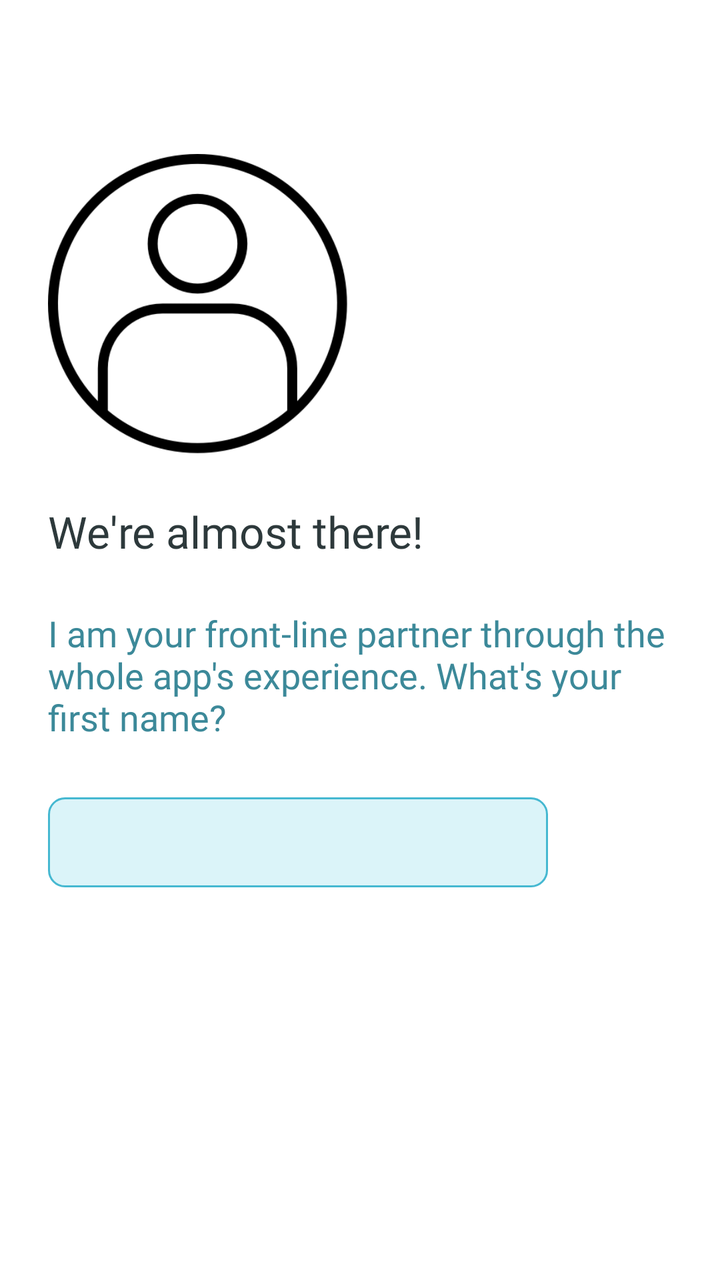
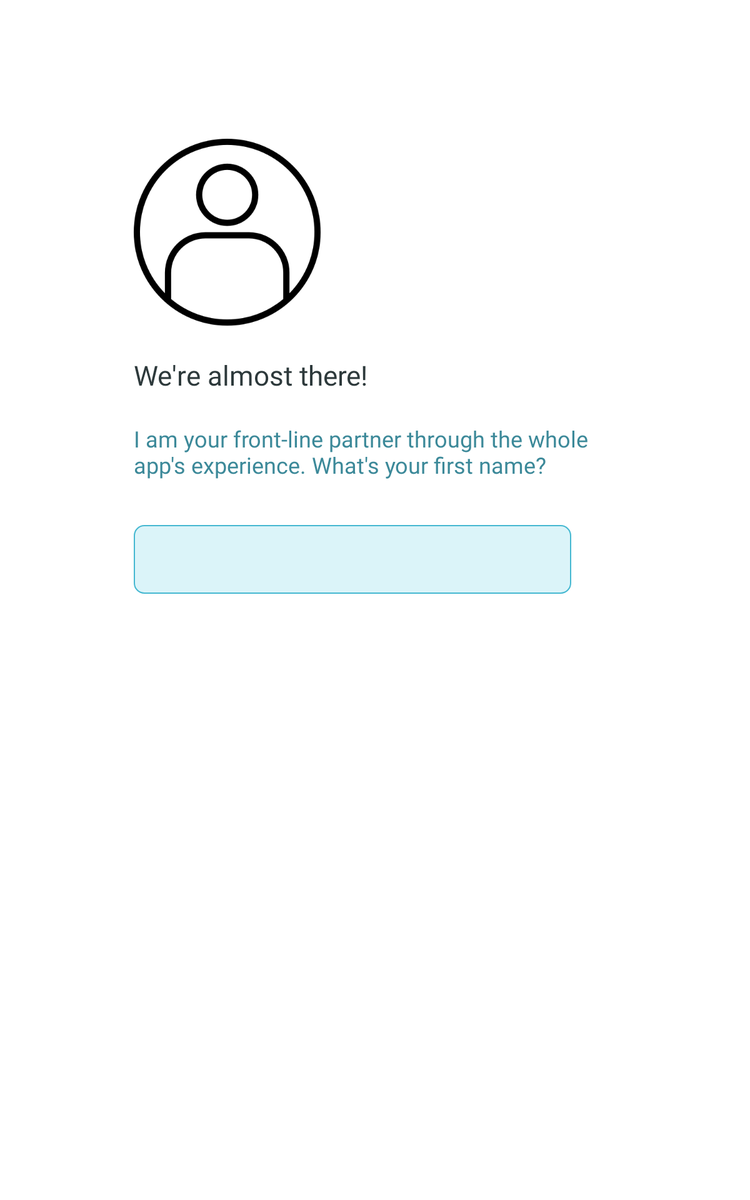

Compare how this app lays out the same screen by default and in its alternative resource folder. The renders come first, then the two layout files and the values they reference.
<!-- AndroidManifest.xml: application theme Theme.Kaira -->
<!-- res/layout/activity_introduction.xml -->
<?xml version="1.0" encoding="utf-8"?>
<layout xmlns:android="http://schemas.android.com/apk/res/android"
    xmlns:app="http://schemas.android.com/apk/res-auto"
    xmlns:tools="http://schemas.android.com/tools">
    <ScrollView
        android:layout_width="match_parent"
        android:layout_height="match_parent">
        <androidx.constraintlayout.widget.ConstraintLayout
            android:layout_width="match_parent"
            android:layout_height="match_parent"
            android:layout_marginLeft="24dp"
            android:layout_marginRight="24dp"
            tools:context=".Introduction.IntroductionActivity">

            <androidx.constraintlayout.widget.Guideline
                android:id="@+id/guideline_top"
                android:layout_width="match_parent"
                android:layout_height="wrap_content"
                android:orientation="horizontal"
                app:layout_constraintGuide_percent="0.15" />

            <ImageView
                android:id="@+id/imageView2"
                android:layout_width="150dp"
                android:layout_height="150dp"
                app:layout_constraintStart_toStartOf="parent"
                app:layout_constraintTop_toTopOf="@+id/guideline_top"
                app:srcCompat="@drawable/icon_coach" />

            <com.google.android.material.textview.MaterialTextView
                android:id="@+id/textView"
                style="@style/Heading01"
                android:layout_width="wrap_content"
                android:layout_height="wrap_content"
                android:layout_marginTop="24dp"
                android:text="@string/introduction_welcome_title"
                app:layout_constraintStart_toStartOf="parent"
                app:layout_constraintTop_toBottomOf="@+id/imageView2" />

            <com.google.android.material.textview.MaterialTextView
                android:id="@+id/materialTextView"
                style="@style/Text01"
                android:layout_width="wrap_content"
                android:layout_height="wrap_content"
                android:layout_marginTop="24dp"
                android:text="@string/introduction_welcome_description"
                app:layout_constraintStart_toStartOf="parent"
                app:layout_constraintTop_toBottomOf="@+id/textView" />

            <EditText
                android:id="@+id/first_name_et"
                android:layout_width="250dp"
                android:layout_height="45dp"
                android:layout_marginTop="28dp"
                style="@style/Text03_EntryField"
                android:background="@drawable/blue_filled_button_border"
                app:layout_constraintStart_toStartOf="parent"
                android:imeOptions="actionDone"
                android:singleLine="true"
                app:layout_constraintTop_toBottomOf="@+id/materialTextView" />

            <com.google.android.material.textview.MaterialTextView
                android:id="@+id/submit_button"
                style="@style/Text02_button"
                android:layout_width="200dp"
                android:layout_height="45dp"
                android:layout_marginTop="24dp"
                android:background="@drawable/blue_button_border"
                android:gravity="center"
                android:text="@string/introduction_welcome_next"
                app:layout_constraintStart_toStartOf="parent"
                android:visibility="invisible"
                app:layout_constraintTop_toBottomOf="@+id/first_name_et" />

        </androidx.constraintlayout.widget.ConstraintLayout>
    </ScrollView>



</layout>
<!-- resources referenced by this layout -->
<resources>
  <!-- drawable blue_button_border (drawable) -->
  <?xml version="1.0" encoding="utf-8"?>
  <shape xmlns:android="http://schemas.android.com/apk/res/android"
      android:shape="rectangle">
  
      <stroke android:color="@color/kairaAccent"
          android:width="1dp"/>
      <corners android:radius="8dp"/>
      <solid android:color="@android:color/transparent"/>
  
  </shape>
  <!-- drawable blue_filled_button_border (drawable) -->
  <?xml version="1.0" encoding="utf-8"?>
  <shape xmlns:android="http://schemas.android.com/apk/res/android"
      android:shape="rectangle">
  
      <stroke android:color="@color/kairaAccent"
          android:width="1dp"/>
      <corners android:radius="8dp"/>
      <solid android:color="@color/kairaFill"/>
  
  </shape>
  <!-- drawable icon_coach: png bitmap (drawable, 18858 bytes) -->
  <string name="introduction_welcome_description">I am your front-line partner through the whole app\'s experience. What\'s your first name?</string>
  <string name="introduction_welcome_next">Let\'s get started! \u2192</string>
  <string name="introduction_welcome_title">We\'re almost there!</string>
  <style name="Heading01">
          
          
          <item name="android:fontFamily">@font/avenir_next_bold</item>
          <item name="android:textSize">22sp</item>
          <item name="android:textColor">@color/kairaLabel</item>
      </style>
  <style name="Text01">
          
          
          <item name="android:fontFamily">@font/avenir_next_medium_font</item>
          <item name="android:textSize">18sp</item>
          <item name="android:textColor">@color/kairaSecLabel</item>
      </style>
  <style name="Text02_button">
          
          
          <item name="android:fontFamily">@font/avenir_next_demi_bold_font</item>
          <item name="android:textSize">16sp</item>
          <item name="android:textColor">@color/kairaAccent</item>
      </style>
  <style name="Text03_EntryField">
          
          <item name="android:fontFamily">@font/avenir_next_demi_bold_font</item>
          <item name="android:textSize">16sp</item>
          <item name="android:textColor">@color/kairaSecLabel</item>
          <item name="android:paddingLeft">10dp</item>
      </style>
  <style name="Theme.Kaira" parent="Theme.MaterialComponents.DayNight.NoActionBar">
          
          <item name="colorPrimary">@color/colorPrimary</item>
          <item name="colorPrimaryVariant">@color/colorPrimaryVariant</item>
          <item name="colorOnPrimary">@color/colorOnPrimary</item>
          <item name="colorPrimaryDark">@color/colorPrimaryDark</item>
          
          <item name="colorSecondary">@color/colorPrimary</item>
          <item name="colorSecondaryVariant">@color/colorPrimaryVariant</item>
          <item name="colorOnSecondary">@color/colorOnPrimary</item>
      </style>
  <color name="kairaAccent">#45b8d1</color>
  <color name="kairaFill">#dbf4f9</color>
  <color name="kairaLabel">#2d393b</color>
  <color name="kairaSecLabel">#3c8999</color>
  <color name="colorPrimary">@color/kairaAccent</color>
  <color name="colorPrimaryVariant">@color/kairaSecLabel</color>
  <color name="colorOnPrimary">@color/kairaLabel</color>
  <color name="colorPrimaryDark">@color/kairaAccent</color>
</resources>
<!-- res/layout-sw600dp/activity_introduction.xml (the repository's variant of the layout above) -->
<!-- drawn on a 7-inch tablet held upright -->
<?xml version="1.0" encoding="utf-8"?>
<layout xmlns:android="http://schemas.android.com/apk/res/android"
    xmlns:app="http://schemas.android.com/apk/res-auto"
    xmlns:tools="http://schemas.android.com/tools">
    <ScrollView
        android:layout_width="match_parent"
        android:layout_height="match_parent">
        <androidx.constraintlayout.widget.ConstraintLayout
            android:id="@+id/parent"
            android:layout_width="match_parent"
            android:layout_height="match_parent"
            android:paddingLeft="24dp"
            android:paddingRight="24dp"
            android:paddingBottom="24dp"
            tools:context=".introduction.IntroductionActivity">

            <androidx.constraintlayout.widget.Guideline
                android:id="@+id/guideline_top"
                android:layout_width="match_parent"
                android:layout_height="wrap_content"
                android:orientation="horizontal"
                app:layout_constraintGuide_percent="0.20" />

            <androidx.constraintlayout.widget.Guideline
                android:id="@+id/guideline_left"
                android:layout_width="match_parent"
                android:layout_height="wrap_content"
                android:orientation="vertical"
                app:layout_constraintGuide_percent="0.15" />

            <androidx.constraintlayout.widget.Guideline
                android:id="@+id/guideline_right"
                android:layout_width="match_parent"
                android:layout_height="wrap_content"
                android:orientation="vertical"
                app:layout_constraintGuide_percent="0.85" />

            <ImageView
                android:id="@+id/avatar_im"
                android:layout_width="150dp"
                android:layout_height="150dp"
                app:layout_constraintStart_toStartOf="@+id/guideline_left"
                app:layout_constraintTop_toTopOf="@+id/guideline_top"
                app:srcCompat="@drawable/icon_coach" />

            <com.google.android.material.textview.MaterialTextView
                android:id="@+id/heading_tv"
                style="@style/Heading01"
                android:layout_width="wrap_content"
                android:layout_height="wrap_content"
                android:layout_marginTop="24dp"
                android:text="@string/introduction_welcome_title"
                app:layout_constraintStart_toStartOf="@+id/guideline_left"
                app:layout_constraintTop_toBottomOf="@+id/avatar_im" />

            <com.google.android.material.textview.MaterialTextView
                android:id="@+id/description_tv"
                style="@style/Text01"
                android:layout_width="0dp"
                android:layout_height="wrap_content"
                android:layout_marginTop="24dp"
                android:gravity="start"
                android:text="@string/introduction_welcome_description"
                app:layout_constraintEnd_toStartOf="@id/guideline_right" Of="parent"
                app:layout_constraintStart_toStartOf="@+id/guideline_left"
                app:layout_constraintTop_toBottomOf="@+id/heading_tv" />

            <EditText
                android:id="@+id/first_name_et"
                style="@style/Text03_EntryField"
                android:layout_width="350dp"
                android:layout_height="55dp"
                android:layout_marginTop="36dp"
                android:background="@drawable/blue_filled_button_border"
                android:imeOptions="actionDone"
                android:singleLine="true"
                app:layout_constraintStart_toStartOf="@+id/guideline_left"
                app:layout_constraintTop_toBottomOf="@+id/description_tv" />

            <com.google.android.material.textview.MaterialTextView
                android:id="@+id/submit_button"
                style="@style/Text02_button"
                android:layout_width="300dp"
                android:layout_height="60dp"
                android:layout_marginTop="20dp"
                android:background="@drawable/blue_button_border"
                android:gravity="center"
                android:text="@string/introduction_welcome_next"
                android:visibility="invisible"
                app:layout_constraintStart_toStartOf="@+id/guideline_left"
                app:layout_constraintTop_toBottomOf="@id/first_name_et" />


            <LinearLayout
                android:id="@+id/psychological_assessment_layout"
                android:layout_width="0dp"
                android:layout_height="120dp"
                android:layout_marginTop="36dp"
                android:background="@drawable/karia_third_filled_a_semi_round_rectangle"
                android:gravity="center|start"
                android:orientation="horizontal"
                android:visibility="gone"
                app:layout_constraintEnd_toStartOf="@+id/guideline_right"
                app:layout_constraintStart_toStartOf="@+id/guideline_left"
                app:layout_constraintTop_toBottomOf="@+id/description_tv">

                <com.google.android.material.textview.MaterialTextView
                    android:id="@+id/psychological_assessment_num_tv"
                    android:layout_width="60dp"
                    android:layout_height="60dp"
                    android:layout_marginLeft="18dp"
                    android:layout_marginTop="18dp"
                    android:layout_marginBottom="18dp"
                    android:background="@drawable/kaira_third_filled_circle"
                    android:fontFamily="@font/avenir_next_bold"
                    android:gravity="center"
                    android:text="@string/_1"
                    android:textColor="@android:color/white"
                    android:textSize="22sp" />

                <com.google.android.material.textview.MaterialTextView
                    android:id="@+id/psychological_assessment_tv"
                    style="@style/Text01_Darkblue"
                    android:layout_width="wrap_content"
                    android:layout_height="wrap_content"
                    android:paddingLeft="18dp"
                    android:paddingTop="18dp"
                    android:paddingRight="18dp"
                    android:paddingBottom="18dp"
                    android:textSize="18sp"
                    android:text="@string/assessment_psychological_title" />

            </LinearLayout>

            <LinearLayout
                android:id="@+id/financial_assessment_layout"
                android:layout_width="0dp"
                android:layout_height="120dp"
                android:layout_marginTop="20dp"
                android:background="@drawable/light_gray_round_rectangle"
                android:gravity="center|start"
                android:orientation="horizontal"
                app:layout_constraintEnd_toStartOf="@+id/guideline_right"
                app:layout_constraintStart_toStartOf="@+id/guideline_left"
                app:layout_constraintTop_toBottomOf="@+id/psychological_assessment_layout"
                android:visibility="gone">

                <com.google.android.material.textview.MaterialTextView
                    android:id="@+id/financial_assessment_num_tv"
                    android:layout_width="60dp"
                    android:layout_height="60dp"
                    android:layout_marginStart="18dp"
                    android:layout_marginTop="18dp"
                    android:layout_marginBottom="18dp"
                    android:background="@drawable/dark_gray_circle"
                    android:fontFamily="@font/avenir_next_bold"
                    android:gravity="center"
                    android:text="@string/_2"
                    android:textColor="@android:color/white"
                    android:textSize="22sp" />

                <com.google.android.material.textview.MaterialTextView
                    android:id="@+id/financial_assessment_tv"
                    style="@style/Text01_Darkblue"
                    android:layout_width="wrap_content"
                    android:layout_height="wrap_content"
                    android:paddingStart="18dp"
                    android:paddingTop="18dp"
                    android:paddingRight="18dp"
                    android:paddingBottom="18dp"
                    android:textSize="18sp"
                    android:text="@string/assessment_financial_title"
                    android:textColor="@color/medium_gray" />

            </LinearLayout>

            <com.google.android.material.button.MaterialButton
                android:id="@+id/next_btn"
                style="@style/Text03_button"
                android:layout_width="200dp"
                android:layout_height="60dp"
                android:layout_marginTop="12dp"
                android:text="@string/action_next"
                android:textColor="@android:color/white"
                app:cornerRadius="8dp"
                app:layout_constraintStart_toStartOf="@+id/guideline_left"
                android:visibility="gone"
                app:layout_constraintTop_toBottomOf="@+id/financial_assessment_layout" />

            <ProgressBar
                android:id="@+id/progress_bar"
                android:layout_width="75dp"
                android:layout_height="75dp"
                style="?android:attr/progressBarStyle"
                app:layout_constraintBottom_toBottomOf="parent"
                app:layout_constraintEnd_toEndOf="parent"
                app:layout_constraintStart_toStartOf="parent"
                app:layout_constraintTop_toTopOf="parent"
                android:visibility="gone"/>


        </androidx.constraintlayout.widget.ConstraintLayout>
    </ScrollView>

</layout>
<!-- resources referenced by the variant -->
<!-- as a 7-inch tablet held upright resolves them -->
<resources>
  <color name="medium_gray">#9c9792</color>
  <!-- drawable dark_gray_circle (drawable) -->
  <?xml version="1.0" encoding="utf-8"?>
  <shape xmlns:android="http://schemas.android.com/apk/res/android"
      android:shape="oval">
  
      <corners android:radius="8dp"/>
      <solid android:color="@color/dark_gray"/>
  
  </shape>
  <!-- drawable kaira_third_filled_circle (drawable) -->
  <?xml version="1.0" encoding="utf-8"?>
  <shape xmlns:android="http://schemas.android.com/apk/res/android"
      android:shape="oval">
  
      <corners android:radius="8dp"/>
      <solid android:color="@color/kairaThirdFillA"/>
  
  </shape>
  <!-- drawable karia_third_filled_a_semi_round_rectangle (drawable-mdpi) -->
  <?xml version="1.0" encoding="utf-8"?>
  <shape xmlns:android="http://schemas.android.com/apk/res/android"
      android:shape="rectangle">
  
      <corners android:radius="12dp"/>
      <solid android:color="@color/kairaThirdFillASemi"/>
  
  </shape>
  <!-- drawable light_gray_round_rectangle (drawable) -->
  <?xml version="1.0" encoding="utf-8"?>
  <shape xmlns:android="http://schemas.android.com/apk/res/android"
      android:shape="rectangle">
  
      <corners android:radius="12dp"/>
      <solid android:color="@color/light_gray"/>
  
  </shape>
  <string name="_1" translatable="false">1</string>
  <string name="_2" translatable="false">2</string>
  <string name="action_next">Next</string>
  <string name="assessment_financial_title">Your financial assessment</string>
  <string name="assessment_psychological_title">Your motivation for money</string>
  <string name="introduction_welcome_description">I am your front-line partner through the whole app\'s experience. What\'s your first name?</string>
  <string name="introduction_welcome_next">Let\'s get started! \u2192</string>
  <string name="introduction_welcome_title">We\'re almost there!</string>
  <style name="Heading01">
          
          
          <item name="android:fontFamily">@font/avenir_next_bold</item>
          <item name="android:textSize">22sp</item>
          <item name="android:textColor">@color/kairaLabel</item>
      </style>
  <style name="Text01">
          
          
          <item name="android:fontFamily">@font/avenir_next_medium_font</item>
          <item name="android:textSize">18sp</item>
          <item name="android:textColor">@color/kairaSecLabel</item>
      </style>
  <style name="Text01_Darkblue">
          
          
          <item name="android:fontFamily">@font/avenir_next_medium_font</item>
          <item name="android:textSize">18sp</item>
          <item name="android:textColor">@color/kairaLabel</item>
      </style>
  <style name="Text02_button">
          
          
          <item name="android:fontFamily">@font/avenir_next_demi_bold_font</item>
          <item name="android:textSize">16sp</item>
          <item name="android:textColor">@color/kairaAccent</item>
      </style>
  <style name="Text03_EntryField">
          
          <item name="android:fontFamily">@font/avenir_next_demi_bold_font</item>
          <item name="android:textSize">16sp</item>
          <item name="android:textColor">@color/kairaSecLabel</item>
          <item name="android:paddingLeft">10dp</item>
      </style>
  <style name="Text03_button">
          
          
          <item name="android:fontFamily">@font/avenir_next_demi_bold_font</item>
          <item name="android:textSize">13sp</item>
          <item name="android:textColor">@android:color/white</item>
      </style>
  <color name="kairaAccent">#45b8d1</color>
  <color name="kairaFill">#dbf4f9</color>
  <color name="dark_gray">#d5cdc7</color>
  <color name="kairaThirdFillA">#ff6161</color>
  <color name="kairaThirdFillASemi">#ffc0c0</color>
  <color name="light_gray">#f7f6f5</color>
  <color name="kairaLabel">#2d393b</color>
  <color name="kairaSecLabel">#3c8999</color>
  <color name="colorPrimary">@color/kairaAccent</color>
  <color name="colorPrimaryVariant">@color/kairaSecLabel</color>
  <color name="colorOnPrimary">@color/kairaLabel</color>
  <color name="colorPrimaryDark">@color/kairaAccent</color>
</resources>
